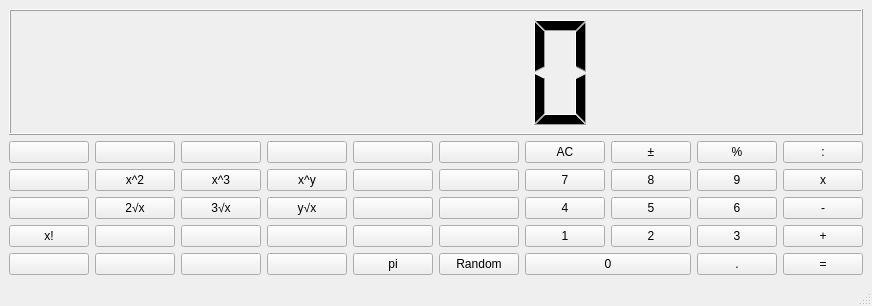
<?xml version="1.0" encoding="UTF-8"?>
<ui version="4.0">
 <class>MainWindow</class>
 <widget class="QMainWindow" name="MainWindow">
  <property name="geometry">
   <rect>
    <x>0</x>
    <y>0</y>
    <width>777</width>
    <height>306</height>
   </rect>
  </property>
  <property name="windowTitle">
   <string>MainWindow</string>
  </property>
  <widget class="QWidget" name="centralwidget">
   <layout class="QGridLayout" name="gridLayout_3">
    <item row="2" column="0">
     <widget class="QPushButton" name="pushButton_46">
      <property name="toolTip">
       <string>&lt;html&gt;&lt;head/&gt;&lt;body&gt;&lt;p align=&quot;center&quot;&gt;&lt;span style=&quot; font-size:36pt;&quot;&gt;:&lt;/span&gt;&lt;/p&gt;&lt;/body&gt;&lt;/html&gt;</string>
      </property>
      <property name="text">
       <string/>
      </property>
     </widget>
    </item>
    <item row="5" column="6" colspan="2">
     <widget class="QPushButton" name="pushButton_0">
      <property name="toolTip">
       <string>&lt;html&gt;&lt;head/&gt;&lt;body&gt;&lt;p align=&quot;center&quot;&gt;&lt;span style=&quot; font-size:36pt;&quot;&gt;:&lt;/span&gt;&lt;/p&gt;&lt;/body&gt;&lt;/html&gt;</string>
      </property>
      <property name="text">
       <string>0</string>
      </property>
      <attribute name="buttonGroup">
       <string notr="true">buttonGroup_numbers</string>
      </attribute>
     </widget>
    </item>
    <item row="1" column="4">
     <widget class="QPushButton" name="pushButton_59">
      <property name="toolTip">
       <string>&lt;html&gt;&lt;head/&gt;&lt;body&gt;&lt;p align=&quot;center&quot;&gt;&lt;span style=&quot; font-size:36pt;&quot;&gt;:&lt;/span&gt;&lt;/p&gt;&lt;/body&gt;&lt;/html&gt;</string>
      </property>
      <property name="text">
       <string/>
      </property>
     </widget>
    </item>
    <item row="5" column="0">
     <widget class="QPushButton" name="pushButton_49">
      <property name="toolTip">
       <string>&lt;html&gt;&lt;head/&gt;&lt;body&gt;&lt;p align=&quot;center&quot;&gt;&lt;span style=&quot; font-size:36pt;&quot;&gt;:&lt;/span&gt;&lt;/p&gt;&lt;/body&gt;&lt;/html&gt;</string>
      </property>
      <property name="text">
       <string/>
      </property>
     </widget>
    </item>
    <item row="4" column="2">
     <widget class="QPushButton" name="pushButton_68">
      <property name="toolTip">
       <string>&lt;html&gt;&lt;head/&gt;&lt;body&gt;&lt;p align=&quot;center&quot;&gt;&lt;span style=&quot; font-size:36pt;&quot;&gt;:&lt;/span&gt;&lt;/p&gt;&lt;/body&gt;&lt;/html&gt;</string>
      </property>
      <property name="text">
       <string/>
      </property>
     </widget>
    </item>
    <item row="2" column="9">
     <widget class="QPushButton" name="pushButton_multiply">
      <property name="text">
       <string>x</string>
      </property>
      <attribute name="buttonGroup">
       <string notr="true">buttonGroup_binary</string>
      </attribute>
     </widget>
    </item>
    <item row="2" column="1">
     <widget class="QPushButton" name="pushButton_square">
      <property name="toolTip">
       <string>&lt;html&gt;&lt;head/&gt;&lt;body&gt;&lt;p align=&quot;center&quot;&gt;x&lt;span style=&quot; vertical-align:super;&quot;&gt;2&lt;/span&gt;&lt;/p&gt;&lt;/body&gt;&lt;/html&gt;</string>
      </property>
      <property name="text">
       <string>x^2</string>
      </property>
     </widget>
    </item>
    <item row="3" column="2">
     <widget class="QPushButton" name="pushButton_cube_root">
      <property name="toolTip">
       <string>&lt;html&gt;&lt;head/&gt;&lt;body&gt;&lt;p align=&quot;center&quot;&gt;&lt;span style=&quot; font-size:36pt;&quot;&gt;:&lt;/span&gt;&lt;/p&gt;&lt;/body&gt;&lt;/html&gt;</string>
      </property>
      <property name="text">
       <string>3√x</string>
      </property>
     </widget>
    </item>
    <item row="4" column="6">
     <widget class="QPushButton" name="pushButton_1">
      <property name="toolTip">
       <string>&lt;html&gt;&lt;head/&gt;&lt;body&gt;&lt;p align=&quot;center&quot;&gt;&lt;span style=&quot; font-size:36pt;&quot;&gt;:&lt;/span&gt;&lt;/p&gt;&lt;/body&gt;&lt;/html&gt;</string>
      </property>
      <property name="text">
       <string>1</string>
      </property>
      <attribute name="buttonGroup">
       <string notr="true">buttonGroup_numbers</string>
      </attribute>
     </widget>
    </item>
    <item row="3" column="8">
     <widget class="QPushButton" name="pushButton_6">
      <property name="toolTip">
       <string>&lt;html&gt;&lt;head/&gt;&lt;body&gt;&lt;p align=&quot;center&quot;&gt;&lt;span style=&quot; font-size:36pt;&quot;&gt;:&lt;/span&gt;&lt;/p&gt;&lt;/body&gt;&lt;/html&gt;</string>
      </property>
      <property name="text">
       <string>6</string>
      </property>
      <attribute name="buttonGroup">
       <string notr="true">buttonGroup_numbers</string>
      </attribute>
     </widget>
    </item>
    <item row="2" column="5">
     <widget class="QPushButton" name="pushButton_52">
      <property name="toolTip">
       <string>&lt;html&gt;&lt;head/&gt;&lt;body&gt;&lt;p align=&quot;center&quot;&gt;&lt;span style=&quot; font-size:36pt;&quot;&gt;:&lt;/span&gt;&lt;/p&gt;&lt;/body&gt;&lt;/html&gt;</string>
      </property>
      <property name="text">
       <string/>
      </property>
     </widget>
    </item>
    <item row="4" column="0">
     <widget class="QPushButton" name="pushButton_factorial">
      <property name="toolTip">
       <string>&lt;html&gt;&lt;head/&gt;&lt;body&gt;&lt;p align=&quot;center&quot;&gt;&lt;span style=&quot; font-size:36pt;&quot;&gt;:&lt;/span&gt;&lt;/p&gt;&lt;/body&gt;&lt;/html&gt;</string>
      </property>
      <property name="text">
       <string>x!</string>
      </property>
     </widget>
    </item>
    <item row="5" column="5">
     <widget class="QPushButton" name="pushButton_random">
      <property name="toolTip">
       <string>&lt;html&gt;&lt;head/&gt;&lt;body&gt;&lt;p align=&quot;center&quot;&gt;&lt;span style=&quot; font-size:36pt;&quot;&gt;:&lt;/span&gt;&lt;/p&gt;&lt;/body&gt;&lt;/html&gt;</string>
      </property>
      <property name="text">
       <string>Random</string>
      </property>
     </widget>
    </item>
    <item row="5" column="8">
     <widget class="QPushButton" name="pushButton_comma">
      <property name="toolTip">
       <string>&lt;html&gt;&lt;head/&gt;&lt;body&gt;&lt;p align=&quot;center&quot;&gt;&lt;span style=&quot; font-size:36pt;&quot;&gt;:&lt;/span&gt;&lt;/p&gt;&lt;/body&gt;&lt;/html&gt;</string>
      </property>
      <property name="text">
       <string>.</string>
      </property>
     </widget>
    </item>
    <item row="4" column="8">
     <widget class="QPushButton" name="pushButton_3">
      <property name="toolTip">
       <string>&lt;html&gt;&lt;head/&gt;&lt;body&gt;&lt;p align=&quot;center&quot;&gt;&lt;span style=&quot; font-size:36pt;&quot;&gt;:&lt;/span&gt;&lt;/p&gt;&lt;/body&gt;&lt;/html&gt;</string>
      </property>
      <property name="text">
       <string>3</string>
      </property>
      <attribute name="buttonGroup">
       <string notr="true">buttonGroup_numbers</string>
      </attribute>
     </widget>
    </item>
    <item row="1" column="9">
     <widget class="QPushButton" name="pushButton_division">
      <property name="toolTip">
       <string>&lt;html&gt;&lt;head/&gt;&lt;body&gt;&lt;p align=&quot;center&quot;&gt;&lt;span style=&quot; font-size:36pt;&quot;&gt;:&lt;/span&gt;&lt;/p&gt;&lt;/body&gt;&lt;/html&gt;</string>
      </property>
      <property name="text">
       <string>:</string>
      </property>
      <attribute name="buttonGroup">
       <string notr="true">buttonGroup_binary</string>
      </attribute>
     </widget>
    </item>
    <item row="1" column="3">
     <widget class="QPushButton" name="pushButton_64">
      <property name="toolTip">
       <string>&lt;html&gt;&lt;head/&gt;&lt;body&gt;&lt;p align=&quot;center&quot;&gt;&lt;span style=&quot; font-size:36pt;&quot;&gt;:&lt;/span&gt;&lt;/p&gt;&lt;/body&gt;&lt;/html&gt;</string>
      </property>
      <property name="text">
       <string/>
      </property>
     </widget>
    </item>
    <item row="5" column="3">
     <widget class="QPushButton" name="pushButton_61">
      <property name="toolTip">
       <string>&lt;html&gt;&lt;head/&gt;&lt;body&gt;&lt;p align=&quot;center&quot;&gt;&lt;span style=&quot; font-size:36pt;&quot;&gt;:&lt;/span&gt;&lt;/p&gt;&lt;/body&gt;&lt;/html&gt;</string>
      </property>
      <property name="text">
       <string/>
      </property>
     </widget>
    </item>
    <item row="1" column="2">
     <widget class="QPushButton" name="pushButton_69">
      <property name="toolTip">
       <string>&lt;html&gt;&lt;head/&gt;&lt;body&gt;&lt;p align=&quot;center&quot;&gt;&lt;span style=&quot; font-size:36pt;&quot;&gt;:&lt;/span&gt;&lt;/p&gt;&lt;/body&gt;&lt;/html&gt;</string>
      </property>
      <property name="text">
       <string/>
      </property>
     </widget>
    </item>
    <item row="2" column="7">
     <widget class="QPushButton" name="pushButton_8">
      <property name="toolTip">
       <string>&lt;html&gt;&lt;head/&gt;&lt;body&gt;&lt;p align=&quot;center&quot;&gt;&lt;span style=&quot; font-size:36pt;&quot;&gt;:&lt;/span&gt;&lt;/p&gt;&lt;/body&gt;&lt;/html&gt;</string>
      </property>
      <property name="text">
       <string>8</string>
      </property>
      <attribute name="buttonGroup">
       <string notr="true">buttonGroup_numbers</string>
      </attribute>
     </widget>
    </item>
    <item row="5" column="1">
     <widget class="QPushButton" name="pushButton_71">
      <property name="toolTip">
       <string>&lt;html&gt;&lt;head/&gt;&lt;body&gt;&lt;p align=&quot;center&quot;&gt;&lt;span style=&quot; font-size:36pt;&quot;&gt;:&lt;/span&gt;&lt;/p&gt;&lt;/body&gt;&lt;/html&gt;</string>
      </property>
      <property name="text">
       <string/>
      </property>
     </widget>
    </item>
    <item row="1" column="6">
     <widget class="QPushButton" name="pushButton_AC">
      <property name="toolTip">
       <string>&lt;html&gt;&lt;head/&gt;&lt;body&gt;&lt;p align=&quot;center&quot;&gt;&lt;span style=&quot; font-size:36pt;&quot;&gt;:&lt;/span&gt;&lt;/p&gt;&lt;/body&gt;&lt;/html&gt;</string>
      </property>
      <property name="text">
       <string>AC</string>
      </property>
     </widget>
    </item>
    <item row="1" column="8">
     <widget class="QPushButton" name="pushButton_percent">
      <property name="toolTip">
       <string>&lt;html&gt;&lt;head/&gt;&lt;body&gt;&lt;p align=&quot;center&quot;&gt;&lt;span style=&quot; font-size:36pt;&quot;&gt;:&lt;/span&gt;&lt;/p&gt;&lt;/body&gt;&lt;/html&gt;</string>
      </property>
      <property name="text">
       <string>%</string>
      </property>
     </widget>
    </item>
    <item row="3" column="7">
     <widget class="QPushButton" name="pushButton_5">
      <property name="toolTip">
       <string>&lt;html&gt;&lt;head/&gt;&lt;body&gt;&lt;p align=&quot;center&quot;&gt;&lt;span style=&quot; font-size:36pt;&quot;&gt;:&lt;/span&gt;&lt;/p&gt;&lt;/body&gt;&lt;/html&gt;</string>
      </property>
      <property name="whatsThis">
       <string>&lt;html&gt;&lt;head/&gt;&lt;body&gt;&lt;p&gt;5&lt;/p&gt;&lt;/body&gt;&lt;/html&gt;</string>
      </property>
      <property name="text">
       <string>5</string>
      </property>
      <attribute name="buttonGroup">
       <string notr="true">buttonGroup_numbers</string>
      </attribute>
     </widget>
    </item>
    <item row="5" column="2">
     <widget class="QPushButton" name="pushButton_66">
      <property name="toolTip">
       <string>&lt;html&gt;&lt;head/&gt;&lt;body&gt;&lt;p align=&quot;center&quot;&gt;&lt;span style=&quot; font-size:36pt;&quot;&gt;:&lt;/span&gt;&lt;/p&gt;&lt;/body&gt;&lt;/html&gt;</string>
      </property>
      <property name="text">
       <string/>
      </property>
     </widget>
    </item>
    <item row="2" column="3">
     <widget class="QPushButton" name="pushButton_exponentiation">
      <property name="toolTip">
       <string>&lt;html&gt;&lt;head/&gt;&lt;body&gt;&lt;p align=&quot;center&quot;&gt;&lt;span style=&quot; font-size:36pt;&quot;&gt;:&lt;/span&gt;&lt;/p&gt;&lt;/body&gt;&lt;/html&gt;</string>
      </property>
      <property name="text">
       <string>x^y</string>
      </property>
      <attribute name="buttonGroup">
       <string notr="true">buttonGroup_binary</string>
      </attribute>
     </widget>
    </item>
    <item row="3" column="1">
     <widget class="QPushButton" name="pushButton_sqr_root">
      <property name="toolTip">
       <string>&lt;html&gt;&lt;head/&gt;&lt;body&gt;&lt;p align=&quot;center&quot;&gt;&lt;span style=&quot; font-size:36pt;&quot;&gt;:&lt;/span&gt;&lt;/p&gt;&lt;/body&gt;&lt;/html&gt;</string>
      </property>
      <property name="text">
       <string>2√x</string>
      </property>
     </widget>
    </item>
    <item row="3" column="3">
     <widget class="QPushButton" name="pushButton_radical">
      <property name="toolTip">
       <string>&lt;html&gt;&lt;head/&gt;&lt;body&gt;&lt;p align=&quot;center&quot;&gt;&lt;span style=&quot; font-size:36pt;&quot;&gt;:&lt;/span&gt;&lt;/p&gt;&lt;/body&gt;&lt;/html&gt;</string>
      </property>
      <property name="text">
       <string>y√x</string>
      </property>
     </widget>
    </item>
    <item row="3" column="9">
     <widget class="QPushButton" name="pushButton_minus">
      <property name="text">
       <string>-</string>
      </property>
      <attribute name="buttonGroup">
       <string notr="true">buttonGroup_binary</string>
      </attribute>
     </widget>
    </item>
    <item row="0" column="0" colspan="10">
     <widget class="QLCDNumber" name="table"/>
    </item>
    <item row="4" column="4">
     <widget class="QPushButton" name="pushButton_58">
      <property name="toolTip">
       <string>&lt;html&gt;&lt;head/&gt;&lt;body&gt;&lt;p align=&quot;center&quot;&gt;&lt;span style=&quot; font-size:36pt;&quot;&gt;:&lt;/span&gt;&lt;/p&gt;&lt;/body&gt;&lt;/html&gt;</string>
      </property>
      <property name="text">
       <string/>
      </property>
     </widget>
    </item>
    <item row="2" column="2">
     <widget class="QPushButton" name="pushButton_cube">
      <property name="toolTip">
       <string>&lt;html&gt;&lt;head/&gt;&lt;body&gt;&lt;p align=&quot;center&quot;&gt;&lt;span style=&quot; font-size:36pt;&quot;&gt;:&lt;/span&gt;&lt;/p&gt;&lt;/body&gt;&lt;/html&gt;</string>
      </property>
      <property name="text">
       <string>x^3</string>
      </property>
     </widget>
    </item>
    <item row="1" column="0">
     <widget class="QPushButton" name="pushButton_48">
      <property name="toolTip">
       <string>&lt;html&gt;&lt;head/&gt;&lt;body&gt;&lt;p align=&quot;center&quot;&gt;&lt;span style=&quot; font-size:36pt;&quot;&gt;:&lt;/span&gt;&lt;/p&gt;&lt;/body&gt;&lt;/html&gt;</string>
      </property>
      <property name="text">
       <string/>
      </property>
     </widget>
    </item>
    <item row="3" column="0">
     <widget class="QPushButton" name="pushButton_45">
      <property name="toolTip">
       <string>&lt;html&gt;&lt;head/&gt;&lt;body&gt;&lt;p align=&quot;center&quot;&gt;&lt;span style=&quot; font-size:36pt;&quot;&gt;:&lt;/span&gt;&lt;/p&gt;&lt;/body&gt;&lt;/html&gt;</string>
      </property>
      <property name="text">
       <string/>
      </property>
     </widget>
    </item>
    <item row="4" column="3">
     <widget class="QPushButton" name="pushButton_63">
      <property name="toolTip">
       <string>&lt;html&gt;&lt;head/&gt;&lt;body&gt;&lt;p align=&quot;center&quot;&gt;&lt;span style=&quot; font-size:36pt;&quot;&gt;:&lt;/span&gt;&lt;/p&gt;&lt;/body&gt;&lt;/html&gt;</string>
      </property>
      <property name="text">
       <string/>
      </property>
     </widget>
    </item>
    <item row="5" column="9">
     <widget class="QPushButton" name="pushButton_equally">
      <property name="text">
       <string>=</string>
      </property>
     </widget>
    </item>
    <item row="4" column="1">
     <widget class="QPushButton" name="pushButton_73">
      <property name="toolTip">
       <string>&lt;html&gt;&lt;head/&gt;&lt;body&gt;&lt;p align=&quot;center&quot;&gt;&lt;span style=&quot; font-size:36pt;&quot;&gt;:&lt;/span&gt;&lt;/p&gt;&lt;/body&gt;&lt;/html&gt;</string>
      </property>
      <property name="text">
       <string/>
      </property>
     </widget>
    </item>
    <item row="3" column="4">
     <widget class="QPushButton" name="pushButton_55">
      <property name="toolTip">
       <string>&lt;html&gt;&lt;head/&gt;&lt;body&gt;&lt;p align=&quot;center&quot;&gt;&lt;span style=&quot; font-size:36pt;&quot;&gt;:&lt;/span&gt;&lt;/p&gt;&lt;/body&gt;&lt;/html&gt;</string>
      </property>
      <property name="text">
       <string/>
      </property>
     </widget>
    </item>
    <item row="2" column="4">
     <widget class="QPushButton" name="pushButton_57">
      <property name="toolTip">
       <string>&lt;html&gt;&lt;head/&gt;&lt;body&gt;&lt;p align=&quot;center&quot;&gt;&lt;span style=&quot; font-size:36pt;&quot;&gt;:&lt;/span&gt;&lt;/p&gt;&lt;/body&gt;&lt;/html&gt;</string>
      </property>
      <property name="text">
       <string/>
      </property>
     </widget>
    </item>
    <item row="1" column="5">
     <widget class="QPushButton" name="pushButton_54">
      <property name="toolTip">
       <string>&lt;html&gt;&lt;head/&gt;&lt;body&gt;&lt;p align=&quot;center&quot;&gt;&lt;span style=&quot; font-size:36pt;&quot;&gt;:&lt;/span&gt;&lt;/p&gt;&lt;/body&gt;&lt;/html&gt;</string>
      </property>
      <property name="text">
       <string/>
      </property>
     </widget>
    </item>
    <item row="4" column="5">
     <widget class="QPushButton" name="pushButton_53">
      <property name="toolTip">
       <string>&lt;html&gt;&lt;head/&gt;&lt;body&gt;&lt;p align=&quot;center&quot;&gt;&lt;span style=&quot; font-size:36pt;&quot;&gt;:&lt;/span&gt;&lt;/p&gt;&lt;/body&gt;&lt;/html&gt;</string>
      </property>
      <property name="text">
       <string/>
      </property>
     </widget>
    </item>
    <item row="4" column="7">
     <widget class="QPushButton" name="pushButton_2">
      <property name="toolTip">
       <string>&lt;html&gt;&lt;head/&gt;&lt;body&gt;&lt;p align=&quot;center&quot;&gt;&lt;span style=&quot; font-size:36pt;&quot;&gt;:&lt;/span&gt;&lt;/p&gt;&lt;/body&gt;&lt;/html&gt;</string>
      </property>
      <property name="text">
       <string>2</string>
      </property>
      <attribute name="buttonGroup">
       <string notr="true">buttonGroup_numbers</string>
      </attribute>
     </widget>
    </item>
    <item row="4" column="9">
     <widget class="QPushButton" name="pushButton_plus">
      <property name="text">
       <string>+</string>
      </property>
      <attribute name="buttonGroup">
       <string notr="true">buttonGroup_binary</string>
      </attribute>
     </widget>
    </item>
    <item row="1" column="1">
     <widget class="QPushButton" name="pushButton_74">
      <property name="toolTip">
       <string>&lt;html&gt;&lt;head/&gt;&lt;body&gt;&lt;p align=&quot;center&quot;&gt;&lt;span style=&quot; font-size:36pt;&quot;&gt;:&lt;/span&gt;&lt;/p&gt;&lt;/body&gt;&lt;/html&gt;</string>
      </property>
      <property name="text">
       <string/>
      </property>
     </widget>
    </item>
    <item row="1" column="7">
     <widget class="QPushButton" name="pushButton_plus_minus">
      <property name="toolTip">
       <string>&lt;html&gt;&lt;head/&gt;&lt;body&gt;&lt;p align=&quot;center&quot;&gt;&lt;span style=&quot; font-size:36pt;&quot;&gt;:&lt;/span&gt;&lt;/p&gt;&lt;/body&gt;&lt;/html&gt;</string>
      </property>
      <property name="text">
       <string>±</string>
      </property>
     </widget>
    </item>
    <item row="3" column="6">
     <widget class="QPushButton" name="pushButton_4">
      <property name="toolTip">
       <string>&lt;html&gt;&lt;head/&gt;&lt;body&gt;&lt;p align=&quot;center&quot;&gt;&lt;span style=&quot; font-size:36pt;&quot;&gt;:&lt;/span&gt;&lt;/p&gt;&lt;/body&gt;&lt;/html&gt;</string>
      </property>
      <property name="text">
       <string>4</string>
      </property>
      <attribute name="buttonGroup">
       <string notr="true">buttonGroup_numbers</string>
      </attribute>
     </widget>
    </item>
    <item row="2" column="8">
     <widget class="QPushButton" name="pushButton_9">
      <property name="toolTip">
       <string>&lt;html&gt;&lt;head/&gt;&lt;body&gt;&lt;p align=&quot;center&quot;&gt;&lt;span style=&quot; font-size:36pt;&quot;&gt;:&lt;/span&gt;&lt;/p&gt;&lt;/body&gt;&lt;/html&gt;</string>
      </property>
      <property name="text">
       <string>9</string>
      </property>
      <attribute name="buttonGroup">
       <string notr="true">buttonGroup_numbers</string>
      </attribute>
     </widget>
    </item>
    <item row="3" column="5">
     <widget class="QPushButton" name="pushButton_50">
      <property name="toolTip">
       <string>&lt;html&gt;&lt;head/&gt;&lt;body&gt;&lt;p align=&quot;center&quot;&gt;&lt;span style=&quot; font-size:36pt;&quot;&gt;:&lt;/span&gt;&lt;/p&gt;&lt;/body&gt;&lt;/html&gt;</string>
      </property>
      <property name="text">
       <string/>
      </property>
     </widget>
    </item>
    <item row="2" column="6">
     <widget class="QPushButton" name="pushButton_7">
      <property name="toolTip">
       <string>&lt;html&gt;&lt;head/&gt;&lt;body&gt;&lt;p align=&quot;center&quot;&gt;&lt;span style=&quot; font-size:36pt;&quot;&gt;:&lt;/span&gt;&lt;/p&gt;&lt;/body&gt;&lt;/html&gt;</string>
      </property>
      <property name="text">
       <string>7</string>
      </property>
      <attribute name="buttonGroup">
       <string notr="true">buttonGroup_numbers</string>
      </attribute>
     </widget>
    </item>
    <item row="5" column="4">
     <widget class="QPushButton" name="pushButton_pi">
      <property name="toolTip">
       <string>&lt;html&gt;&lt;head/&gt;&lt;body&gt;&lt;p align=&quot;center&quot;&gt;&lt;span style=&quot; font-size:36pt;&quot;&gt;:&lt;/span&gt;&lt;/p&gt;&lt;/body&gt;&lt;/html&gt;</string>
      </property>
      <property name="text">
       <string>pi</string>
      </property>
     </widget>
    </item>
   </layout>
  </widget>
  <widget class="QMenuBar" name="menubar">
   <property name="geometry">
    <rect>
     <x>0</x>
     <y>0</y>
     <width>777</width>
     <height>22</height>
    </rect>
   </property>
  </widget>
  <widget class="QStatusBar" name="statusbar"/>
 </widget>
 <resources/>
 <connections/>
 <buttongroups>
  <buttongroup name="buttonGroup_binary"/>
  <buttongroup name="buttonGroup_numbers"/>
 </buttongroups>
</ui>
